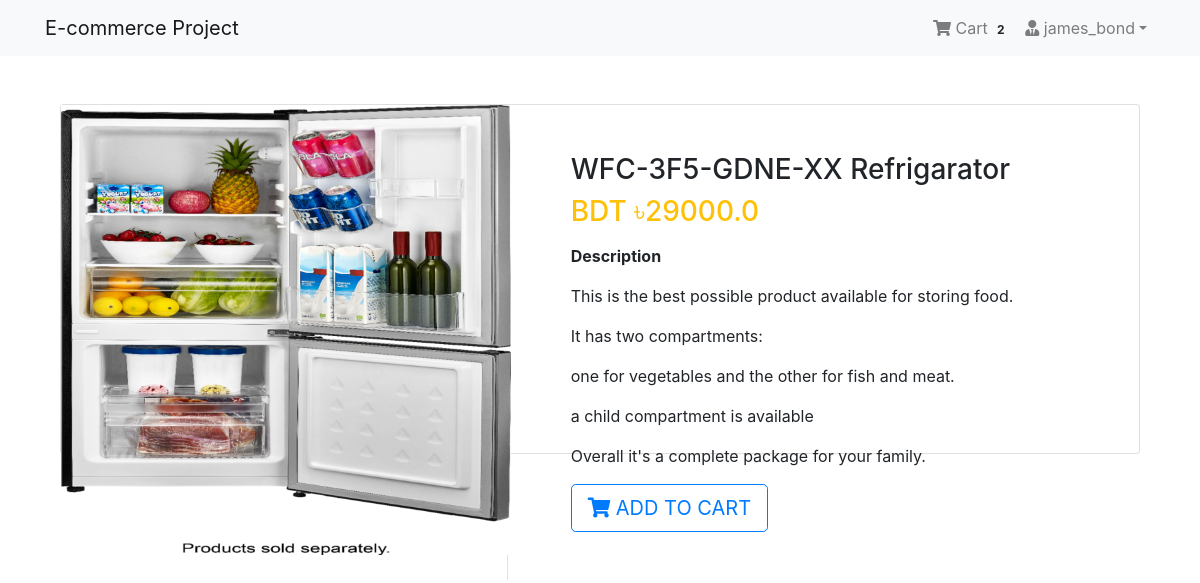
/product-detail/2/ (signed in), run on the app's committed database.
### App_Login/models.py (models this page shows, shortened)
class User(AbstractBaseUser,PermissionsMixin):
    email = models.EmailField(unique=True,null=False)
    is_staff = models.BooleanField(
        gettext_lazy('staff status'),
        default= False,
        help_text = gettext_lazy('Designates whether the user can login this site')
    )
    is_active =models.BooleanField(
        gettext_lazy('active'),
        default =True,
        help_text = gettext_lazy('Designates whether this user should be treated as active. Unselect this instead of deleting account')
    )
    USERNAME_FIELD = 'email'
    objects = MyUserManager()

class Profile(models.Model):
    user =models.OneToOneField(User,on_delete=models.CASCADE,related_name='profile')
    username = models.CharField(max_length=264,blank=True)
    full_name=models.CharField(max_length=264,blank=True)
    address_1 = models.TextField(max_length=300,blank=True)
    city = models.CharField(max_length=40,blank =True)
    zipcode = models.CharField(max_length=10,blank=True)
    country=models.CharField(max_length=50,blank=True)
    phone = models.CharField(max_length=20,blank=True)
    date_joined=models.DateTimeField(auto_now_add=True)

### App_Order/models.py (models this page shows, shortened)
class Order(models.Model):
    orderitems = models.ManyToManyField(Cart)
    user = models.ForeignKey(settings.AUTH_USER_MODEL,on_delete=models.CASCADE)
    orderd = models.BooleanField(default=False)
    created = models.DateTimeField(auto_now_add=True)
    paymentId =models.CharField(max_length=264,blank=True,null=True)
    orderId=models.CharField(max_length=200,blank=True,null= True)

### App_Shop/models.py (models this page shows, shortened)
class Product(models.Model):
    mainimage =models.ImageField(upload_to='products')
    name= models.CharField(max_length=264)
    category=models.ForeignKey(Category,on_delete=models.CASCADE,related_name='category')
    preview= models.TextField(max_length=200,verbose_name='preview_text')
    detailed_text=models.TextField(max_length=1000,verbose_name='description')
    price=models.FloatField()
    old_price=models.FloatField(default=0.00)
    created =models.DateTimeField(auto_now_add=True)
    class Meta:
        ordering = ['-created',]

### App_Shop/views.py (the view)
# urls.py: path('product-detail/<pk>/',views.ProductDetail.as_view(),name='product_detail'),
class ProductDetail(LoginRequiredMixin,DetailView):
    model = Product
    template_name = 'App_Shop/product_detail.html'

### App_Order/templatetags/cart_tag.py (called while the page is built)
@register.filter
def cart_total(user):
    order = Order.objects.filter(user=user, orderd=False)
    if order.exists():
        return order[0].orderitems.count()
    else:
        return 0

### templates/App_Shop/product_detail.html
{% extends 'base.html' %}
{% block body %}
<div class="container my-5">
  <div class="card">
    <div class="row">
      <aside class="col-sm-5 border-right">
        <article class="gallery-wrap">
          <div class="img-big-wrap">
            <div>
              <a href="#"><img src="/media/{{object.mainimage}}" style="width:450px"></a>
            </div>
          </div>
        </article>
      </aside>
      <aside class="col-sm-7">
        <article class="card-body p-5">
          <h3 class="title mp-3">{{object.name}}</h3>
          <p class="price-detail-wrap">
            <span class="price h3 text-warning">
              <span class="currency">BDT &#2547;</span><span class="num">{{object.price}}</span>
            </span>
          </p>
          <dl class="item-property">
            <dt>Description</dt>
            <dd>
              <p>{{object.detailed_text|linebreaks}}</p>
            </dd>
          </dl>
          <a href="{% url 'App_Order:adds' pk=object.pk %}" class="btn btn-lg btn-outline-primary text-uppercase"> <i class="fas fa-shopping-cart"></i> Add to Cart</a>
        </article>
      </aside>
    </div>
  </div>
</div>
{% endblock %}

### templates/navbar.html (shortened to what this page needs)
{% load cart_tag %}
<nav class="navbar navbar-expand-lg navbar-light bg-light">
  <div class="container">
    <a class="navbar-brand" href="{% url 'App_Shop:home' %}">E-commerce Project</a>
    <div class="collapse navbar-collapse" id="navbarNav">
      <ul class="navbar-nav ml-auto">
        {% if request.user.is_authenticated %}
        <li class="nav-item">
              <a href="{% url 'App_Order:cart' %}" class="nav-link">
                <i class="fa fa-shopping-cart"></i> Cart
                <span class="badge badge-light">{{ request.user | cart_total }}</span>
              </a>
        </li>
        <li class="nav-item dropdown">
          <a class="nav-link dropdown-toggle" href="#" id="navbarDropdown" role="button" data-toggle="dropdown" aria-haspopup="true" aria-expanded="false"><i class="fas fa-user-tie"></i> {{request.user.profile.username}}</a>
        </li>
        {% else %}
        <li class="nav-item">
          <a href="{% url 'App_Login:login' %}" class="btn btn-primary">Login</a>
        </li>
        {% endif %}
      </ul>
  </div>
</div>
</nav>

### static/css/main.css (style rules this page uses)
.gallery-wrap .img-big-wrap img { height: 450px; width: auto; display: inline-block; cursor: zoom-in; }

### templates/base.html (style rules this page uses)
.card { height: 350px; }

### data on the page
User: user|cart_total "2", user.profile.username "james_bond"
Product: mainimage (picture), name "WFC-3F5-GDNE-XX Refrigarator", price "29000.0", detailed_text "This is the best possible product available for storing food. It has two compartments: one for vegetables and the other for fish and meat. a child compartment is available Overall it's a complete package for your family."
